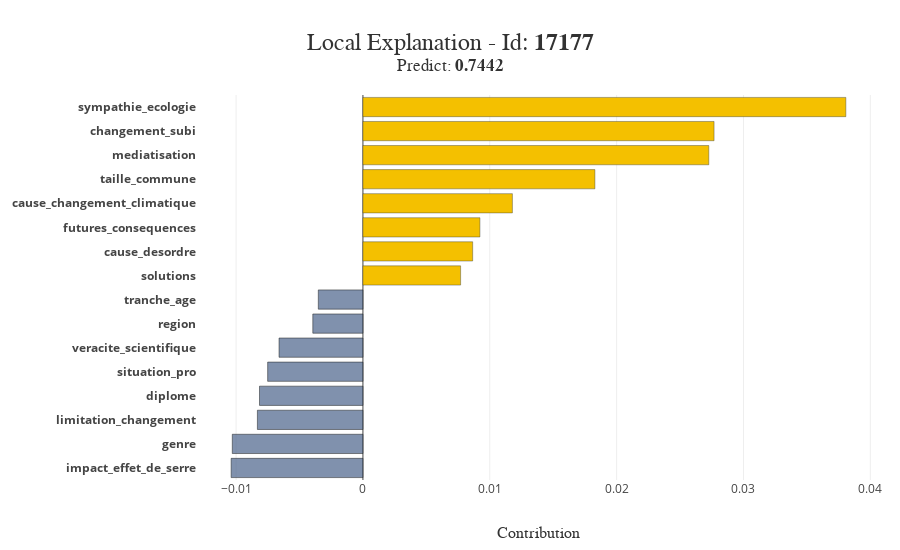

Notebook code for this chart:
### Code cell
#détail pour un individu
xpl.plot.local_plot(index=Xtest.iloc[0].name)

### Figure 1 — Plotly figure (JSON) as saved in the notebook; plotly's stock layout.template omitted (floating-point values rounded to 4 significant figures)
{"data": [{"customdata": ["<b>impact_effet_de_serre :</b><br />hypothese_non_certaine"], "hovertemplate": "%{customdata}<br />Contribution: %{x:.4f}<extra></extra>", "marker": {"color": "rgba(74, 99, 138, 0.7)", "line": {"color": "rgba(27, 28, 28, 1.0)", "width": 0.5}}, "orientation": "h", "showlegend": false, "type": "bar", "x": [-0.01039], "y": ["<b>impact_effet_de_serre</b>"]}, {"customdata": ["<b>genre :</b><br />Une femme"], "hovertemplate": "%{customdata}<br />Contribution: %{x:.4f}<extra></extra>", "marker": {"color": "rgba(74, 99, 138, 0.7)", "line": {"color": "rgba(27, 28, 28, 1.0)", "width": 0.5}}, "orientation": "h", "showlegend": false, "type": "bar", "x": [-0.0103], "y": ["<b>genre</b>"]}, {"customdata": ["<b>limitation_changement :</b><br />Non, probablement pas"], "hovertemplate": "%{customdata}<br />Contribution: %{x:.4f}<extra></extra>", "marker": {"color": "rgba(74, 99, 138, 0.7)", "line": {"color": "rgba(27, 28, 28, 1.0)", "width": 0.5}}, "orientation": "h", "showlegend": false, "type": "bar", "x": [-0.008319], "y": ["<b>limitation_changement</b>"]}, {"customdata": ["<b>diplome :</b><br />DEUG, DUT, BTS, diplôme des professions sociales<br />ou de la santé"], "hovertemplate": "%{customdata}<br />Contribution: %{x:.4f}<extra></extra>", "marker": {"color": "rgba(74, 99, 138, 0.7)", "line": {"color": "rgba(27, 28, 28, 1.0)", "width": 0.5}}, "orientation": "h", "showlegend": false, "type": "bar", "x": [-0.008153], "y": ["<b>diplome</b>"]}, {"customdata": ["<b>situation_pro :</b><br />...exercez actuellement une profession"], "hovertemplate": "%{customdata}<br />Contribution: %{x:.4f}<extra></extra>", "marker": {"color": "rgba(74, 99, 138, 0.7)", "line": {"color": "rgba(27, 28, 28, 1.0)", "width": 0.5}}, "orientation": "h", "showlegend": false, "type": "bar", "x": [-0.00751], "y": ["<b>situation_pro</b>"]}, {"customdata": ["<b>veracite_scientifique :</b><br />evalue_correctement"], "hovertemplate": "%{customdata}<br />Contribution: %{x:.4f}<extra></extra>", "marker": {"color": "rgba(74, 99, 138, 0.7)", "line": {"color": "rgba(27, 28, 28, 1.0)", "width": 0.5}}, "orientation": "h", "showlegend": false, "type": "bar", "x": [-0.006613], "y": ["<b>veracite_scientifique</b>"]}, {"customdata": ["<b>region :</b><br />Ile de France"], "hovertemplate": "%{customdata}<br />Contribution: %{x:.4f}<extra></extra>", "marker": {"color": "rgba(74, 99, 138, 0.7)", "line": {"color": "rgba(27, 28, 28, 1.0)", "width": 0.5}}, "orientation": "h", "showlegend": false, "type": "bar", "x": [-0.003952], "y": ["<b>region</b>"]}, {"customdata": ["<b>tranche_age :</b><br />35-49 ans"], "hovertemplate": "%{customdata}<br />Contribution: %{x:.4f}<extra></extra>", "marker": {"color": "rgba(74, 99, 138, 0.7)", "line": {"color": "rgba(27, 28, 28, 1.0)", "width": 0.5}}, "orientation": "h", "showlegend": false, "type": "bar", "x": [-0.003517], "y": ["<b>tranche_age</b>"]}, {"customdata": ["<b>solutions :</b><br />changer"], "hovertemplate": "%{customdata}<br />Contribution: %{x:.4f}<extra></extra>", "marker": {"color": "rgba(244, 192, 0, 1.0)", "line": {"color": "rgba(52, 55, 54, 0.8)", "width": 0.5}}, "orientation": "h", "showlegend": false, "type": "bar", "x": [0.0077], "y": ["<b>solutions</b>"]}, {"customdata": ["<b>cause_desordre :</b><br />certitudes_causes"], "hovertemplate": "%{customdata}<br />Contribution: %{x:.4f}<extra></extra>", "marker": {"color": "rgba(244, 192, 0, 1.0)", "line": {"color": "rgba(52, 55, 54, 0.8)", "width": 0.5}}, "orientation": "h", "showlegend": false, "type": "bar", "x": [0.008652], "y": ["<b>cause_desordre</b>"]}, {"customdata": ["<b>futures_consequences :</b><br />Les conditions de vie deviendront extrêmement<br />pénibles à cause des dérèglements climatiques"], "hovertemplate": "%{customdata}<br />Contribution: %{x:.4f}<extra></extra>", "marker": {"color": "rgba(244, 192, 0, 1.0)", "line": {"color": "rgba(52, 55, 54, 0.8)", "width": 0.5}}, "orientation": "h", "showlegend": false, "type": "bar", "x": [0.009224], "y": ["<b>futures_consequences</b>"]}, {"customdata": ["<b>cause_changement_climatique :</b><br />activites_humaines"], "hovertemplate": "%{customdata}<br />Contribution: %{x:.4f}<extra></extra>", "marker": {"color": "rgba(244, 192, 0, 1.0)", "line": {"color": "rgba(52, 55, 54, 0.8)", "width": 0.5}}, "orientation": "h", "showlegend": false, "type": "bar", "x": [0.01178], "y": ["<b>cause_changement_climatique</b>"]}, {"customdata": ["<b>taille_commune :</b><br />Dans l'agglomération parisienne"], "hovertemplate": "%{customdata}<br />Contribution: %{x:.4f}<extra></extra>", "marker": {"color": "rgba(244, 192, 0, 1.0)", "line": {"color": "rgba(52, 55, 54, 0.8)", "width": 0.5}}, "orientation": "h", "showlegend": false, "type": "bar", "x": [0.01829], "y": ["<b>taille_commune</b>"]}, {"customdata": ["<b>mediatisation :</b><br />On n'en parle pas assez"], "hovertemplate": "%{customdata}<br />Contribution: %{x:.4f}<extra></extra>", "marker": {"color": "rgba(244, 192, 0, 1.0)", "line": {"color": "rgba(52, 55, 54, 0.8)", "width": 0.5}}, "orientation": "h", "showlegend": false, "type": "bar", "x": [0.02727], "y": ["<b>mediatisation</b>"]}, {"customdata": ["<b>changement_subi :</b><br />Oui, parfois"], "hovertemplate": "%{customdata}<br />Contribution: %{x:.4f}<extra></extra>", "marker": {"color": "rgba(244, 192, 0, 1.0)", "line": {"color": "rgba(52, 55, 54, 0.8)", "width": 0.5}}, "orientation": "h", "showlegend": false, "type": "bar", "x": [0.02768], "y": ["<b>changement_subi</b>"]}, {"customdata": ["<b>sympathie_ecologie :</b><br />assez"], "hovertemplate": "%{customdata}<br />Contribution: %{x:.4f}<extra></extra>", "marker": {"color": "rgba(244, 192, 0, 1.0)", "line": {"color": "rgba(52, 55, 54, 0.8)", "width": 0.5}}, "orientation": "h", "showlegend": false, "type": "bar", "x": [0.03807], "y": ["<b>sympathie_ecologie</b>"]}], "layout": {"barmode": "group", "height": 550, "hovermode": "closest", "margin": {"b": 70, "l": 150, "r": 20, "t": 95}, "title": {"font": {"color": "rgb(50, 50, 50)", "family": "Arial", "size": 24}, "text": "Local Explanation - Id: <b>17177</b><br><sup>Predict: <b>0.7442</b></sup>", "x": 0.5, "xanchor": "center", "y": 0.9091, "yanchor": "middle"}, "width": 900, "xaxis": {"title": {"font": {"color": "rgb(50, 50, 50)", "family": "Arial Black", "size": 16}, "text": "Contribution"}}, "yaxis": {"automargin": true, "dtick": 1, "title": {"font": {"color": "rgb(50, 50, 50)", "family": "Arial Black", "size": 16}}, "type": "category"}}}
